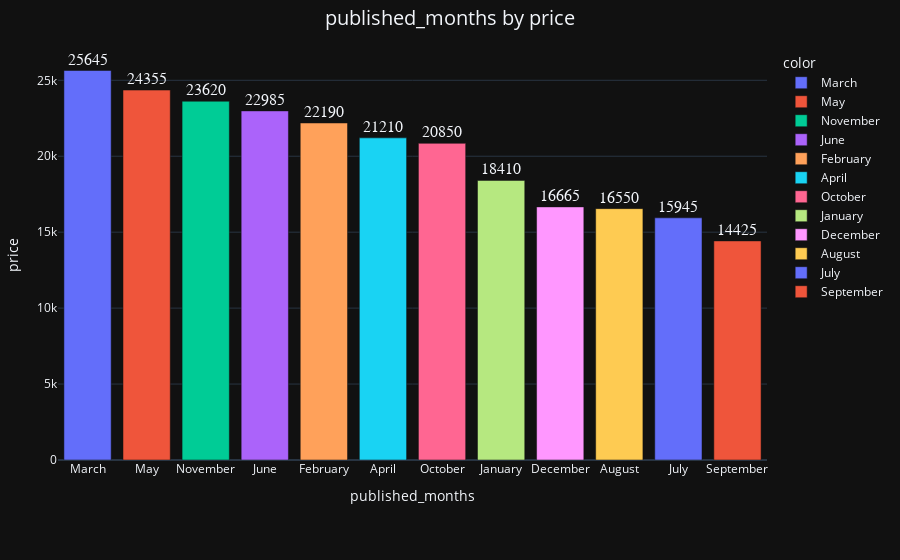

Notebook code cell kept with this figure:
### Code cell
pmp_sum=df.groupby('published_months')['price'].sum().reset_index().sort_values(by='price',ascending=False)
bar_ploty_groupby(pmp_sum,x='published_months',y='price',colors='published_months',title='published_months by price')

### Figure 1 — Plotly figure (JSON) as saved in the notebook; plotly's stock layout.template omitted (floating-point values rounded to 4 significant figures)
{"data": [{"alignmentgroup": "True", "cliponaxis": false, "hovertemplate": "color=March<br>published_months=%{x}<br>price=%{y}<br>text=%{text}<extra></extra>", "legendgroup": "March", "marker": {"color": "#636efa", "pattern": {"shape": ""}}, "name": "March", "offsetgroup": "March", "orientation": "v", "showlegend": true, "text": [25645], "textfont": {"family": "Consolas", "size": 16}, "textposition": "outside", "type": "bar", "x": ["March"], "xaxis": "x", "y": [25645], "yaxis": "y"}, {"alignmentgroup": "True", "cliponaxis": false, "hovertemplate": "color=May<br>published_months=%{x}<br>price=%{y}<br>text=%{text}<extra></extra>", "legendgroup": "May", "marker": {"color": "#EF553B", "pattern": {"shape": ""}}, "name": "May", "offsetgroup": "May", "orientation": "v", "showlegend": true, "text": [24355], "textfont": {"family": "Consolas", "size": 16}, "textposition": "outside", "type": "bar", "x": ["May"], "xaxis": "x", "y": [24355], "yaxis": "y"}, {"alignmentgroup": "True", "cliponaxis": false, "hovertemplate": "color=November<br>published_months=%{x}<br>price=%{y}<br>text=%{text}<extra></extra>", "legendgroup": "November", "marker": {"color": "#00cc96", "pattern": {"shape": ""}}, "name": "November", "offsetgroup": "November", "orientation": "v", "showlegend": true, "text": [23620], "textfont": {"family": "Consolas", "size": 16}, "textposition": "outside", "type": "bar", "x": ["November"], "xaxis": "x", "y": [23620], "yaxis": "y"}, {"alignmentgroup": "True", "cliponaxis": false, "hovertemplate": "color=June<br>published_months=%{x}<br>price=%{y}<br>text=%{text}<extra></extra>", "legendgroup": "June", "marker": {"color": "#ab63fa", "pattern": {"shape": ""}}, "name": "June", "offsetgroup": "June", "orientation": "v", "showlegend": true, "text": [22985], "textfont": {"family": "Consolas", "size": 16}, "textposition": "outside", "type": "bar", "x": ["June"], "xaxis": "x", "y": [22985], "yaxis": "y"}, {"alignmentgroup": "True", "cliponaxis": false, "hovertemplate": "color=February<br>published_months=%{x}<br>price=%{y}<br>text=%{text}<extra></extra>", "legendgroup": "February", "marker": {"color": "#FFA15A", "pattern": {"shape": ""}}, "name": "February", "offsetgroup": "February", "orientation": "v", "showlegend": true, "text": [22190], "textfont": {"family": "Consolas", "size": 16}, "textposition": "outside", "type": "bar", "x": ["February"], "xaxis": "x", "y": [22190], "yaxis": "y"}, {"alignmentgroup": "True", "cliponaxis": false, "hovertemplate": "color=April<br>published_months=%{x}<br>price=%{y}<br>text=%{text}<extra></extra>", "legendgroup": "April", "marker": {"color": "#19d3f3", "pattern": {"shape": ""}}, "name": "April", "offsetgroup": "April", "orientation": "v", "showlegend": true, "text": [21210], "textfont": {"family": "Consolas", "size": 16}, "textposition": "outside", "type": "bar", "x": ["April"], "xaxis": "x", "y": [21210], "yaxis": "y"}, {"alignmentgroup": "True", "cliponaxis": false, "hovertemplate": "color=October<br>published_months=%{x}<br>price=%{y}<br>text=%{text}<extra></extra>", "legendgroup": "October", "marker": {"color": "#FF6692", "pattern": {"shape": ""}}, "name": "October", "offsetgroup": "October", "orientation": "v", "showlegend": true, "text": [20850], "textfont": {"family": "Consolas", "size": 16}, "textposition": "outside", "type": "bar", "x": ["October"], "xaxis": "x", "y": [20850], "yaxis": "y"}, {"alignmentgroup": "True", "cliponaxis": false, "hovertemplate": "color=January<br>published_months=%{x}<br>price=%{y}<br>text=%{text}<extra></extra>", "legendgroup": "January", "marker": {"color": "#B6E880", "pattern": {"shape": ""}}, "name": "January", "offsetgroup": "January", "orientation": "v", "showlegend": true, "text": [18410], "textfont": {"family": "Consolas", "size": 16}, "textposition": "outside", "type": "bar", "x": ["January"], "xaxis": "x", "y": [18410], "yaxis": "y"}, {"alignmentgroup": "True", "cliponaxis": false, "hovertemplate": "color=December<br>published_months=%{x}<br>price=%{y}<br>text=%{text}<extra></extra>", "legendgroup": "December", "marker": {"color": "#FF97FF", "pattern": {"shape": ""}}, "name": "December", "offsetgroup": "December", "orientation": "v", "showlegend": true, "text": [16665], "textfont": {"family": "Consolas", "size": 16}, "textposition": "outside", "type": "bar", "x": ["December"], "xaxis": "x", "y": [16665], "yaxis": "y"}, {"alignmentgroup": "True", "cliponaxis": false, "hovertemplate": "color=August<br>published_months=%{x}<br>price=%{y}<br>text=%{text}<extra></extra>", "legendgroup": "August", "marker": {"color": "#FECB52", "pattern": {"shape": ""}}, "name": "August", "offsetgroup": "August", "orientation": "v", "showlegend": true, "text": [16550], "textfont": {"family": "Consolas", "size": 16}, "textposition": "outside", "type": "bar", "x": ["August"], "xaxis": "x", "y": [16550], "yaxis": "y"}, {"alignmentgroup": "True", "cliponaxis": false, "hovertemplate": "color=July<br>published_months=%{x}<br>price=%{y}<br>text=%{text}<extra></extra>", "legendgroup": "July", "marker": {"color": "#636efa", "pattern": {"shape": ""}}, "name": "July", "offsetgroup": "July", "orientation": "v", "showlegend": true, "text": [15945], "textfont": {"family": "Consolas", "size": 16}, "textposition": "outside", "type": "bar", "x": ["July"], "xaxis": "x", "y": [15945], "yaxis": "y"}, {"alignmentgroup": "True", "cliponaxis": false, "hovertemplate": "color=September<br>published_months=%{x}<br>price=%{y}<br>text=%{text}<extra></extra>", "legendgroup": "September", "marker": {"color": "#EF553B", "pattern": {"shape": ""}}, "name": "September", "offsetgroup": "September", "orientation": "v", "showlegend": true, "text": [14425], "textfont": {"family": "Consolas", "size": 16}, "textposition": "outside", "type": "bar", "x": ["September"], "xaxis": "x", "y": [14425], "yaxis": "y"}], "layout": {"barmode": "relative", "legend": {"title": {"text": "color"}, "tracegroupgap": 0}, "margin": {"b": 100, "l": 50, "r": 50, "t": 50}, "title": {"font": {"size": 20}, "text": "published_months by price", "x": 0.5}, "xaxis": {"anchor": "y", "domain": [0, 1], "dtick": 1, "tickmode": "linear", "title": {"text": "published_months"}}, "yaxis": {"anchor": "x", "domain": [0, 1], "title": {"text": "price"}}}}
